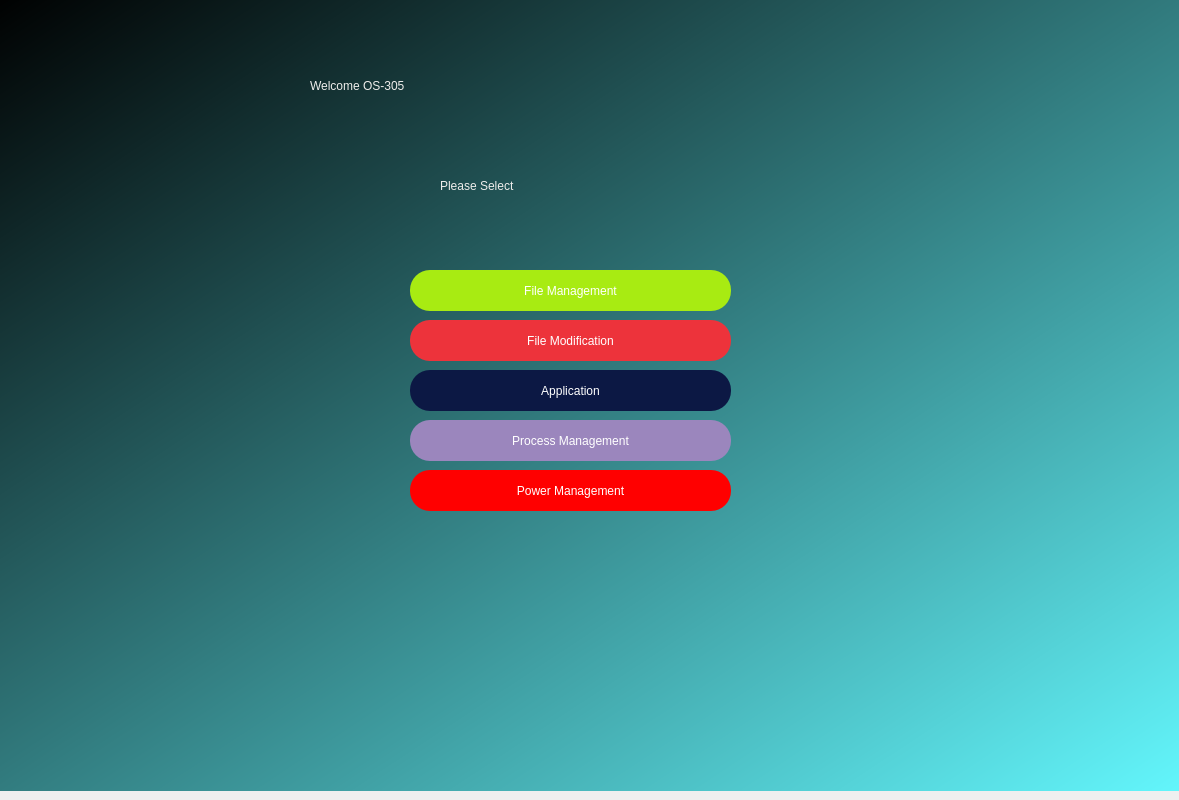
<?xml version="1.0" encoding="UTF-8"?>
<ui version="4.0">
 <class>Dialog</class>
 <widget class="QDialog" name="Dialog">
  <property name="geometry">
   <rect>
    <x>0</x>
    <y>0</y>
    <width>1179</width>
    <height>800</height>
   </rect>
  </property>
  <property name="windowTitle">
   <string>Dialog</string>
  </property>
  <widget class="QWidget" name="widget" native="true">
   <property name="geometry">
    <rect>
     <x>0</x>
     <y>-10</y>
     <width>1211</width>
     <height>801</height>
    </rect>
   </property>
   <property name="styleSheet">
    <string notr="true">QWidget#widget{
background-color:qlineargradient(spread:pad, x1:0, y1:0, x2:1, y2:1, stop:0 rgba(0, 0, 0, 255), stop:1 rgba(100, 249, 255, 255));}</string>
   </property>
   <widget class="QLabel" name="label">
    <property name="geometry">
     <rect>
      <x>310</x>
      <y>50</y>
      <width>571</width>
      <height>91</height>
     </rect>
    </property>
    <property name="styleSheet">
     <string notr="true">font: 48pt &quot;DejaVu Serif&quot;;
color:#EEEDEB;</string>
    </property>
    <property name="text">
     <string>Welcome OS-305</string>
    </property>
   </widget>
   <widget class="QLabel" name="label_2">
    <property name="geometry">
     <rect>
      <x>440</x>
      <y>160</y>
      <width>271</width>
      <height>71</height>
     </rect>
    </property>
    <property name="styleSheet">
     <string notr="true">font: 30pt &quot;DejaVu Serif&quot;;
color: #EEEDEB;</string>
    </property>
    <property name="text">
     <string>Please Select</string>
    </property>
   </widget>
   <widget class="QPushButton" name="file_modification">
    <property name="geometry">
     <rect>
      <x>410</x>
      <y>330</y>
      <width>321</width>
      <height>41</height>
     </rect>
    </property>
    <property name="styleSheet">
     <string notr="true">border-radius:20px;
background-color: rgb(237, 51, 59);

font: 20pt &quot;DejaVu Sans&quot;;
color: rgb(255, 255, 255);</string>
    </property>
    <property name="text">
     <string>File Modification</string>
    </property>
   </widget>
   <widget class="QPushButton" name="application">
    <property name="geometry">
     <rect>
      <x>410</x>
      <y>380</y>
      <width>321</width>
      <height>41</height>
     </rect>
    </property>
    <property name="styleSheet">
     <string notr="true">border-radius:20px;
background-color: #0C1844;

font: 20pt &quot;DejaVu Sans&quot;;
color: rgb(255, 255, 255);</string>
    </property>
    <property name="text">
     <string>Application</string>
    </property>
   </widget>
   <widget class="QPushButton" name="file_management">
    <property name="geometry">
     <rect>
      <x>410</x>
      <y>280</y>
      <width>321</width>
      <height>41</height>
     </rect>
    </property>
    <property name="styleSheet">
     <string notr="true">border-radius:20px;
background-color: #A8EB12;

font: 20pt &quot;DejaVu Sans&quot;;
color: rgb(255, 255, 255);</string>
    </property>
    <property name="text">
     <string>File Management</string>
    </property>
   </widget>
   <widget class="QPushButton" name="process_management">
    <property name="geometry">
     <rect>
      <x>410</x>
      <y>430</y>
      <width>321</width>
      <height>41</height>
     </rect>
    </property>
    <property name="styleSheet">
     <string notr="true">border-radius:20px;
background-color: #9B86BD;

font: 20pt &quot;DejaVu Sans&quot;;
color: rgb(255, 255, 255);</string>
    </property>
    <property name="text">
     <string>Process Management</string>
    </property>
   </widget>
   <widget class="QPushButton" name="power_management">
    <property name="geometry">
     <rect>
      <x>410</x>
      <y>480</y>
      <width>321</width>
      <height>41</height>
     </rect>
    </property>
    <property name="styleSheet">
     <string notr="true">border-radius:20px;
background-color: #FF0000;

font: 20pt &quot;DejaVu Sans&quot;;
color: rgb(255, 255, 255);</string>
    </property>
    <property name="text">
     <string>Power Management</string>
    </property>
   </widget>
  </widget>
 </widget>
 <resources/>
 <connections/>
</ui>
